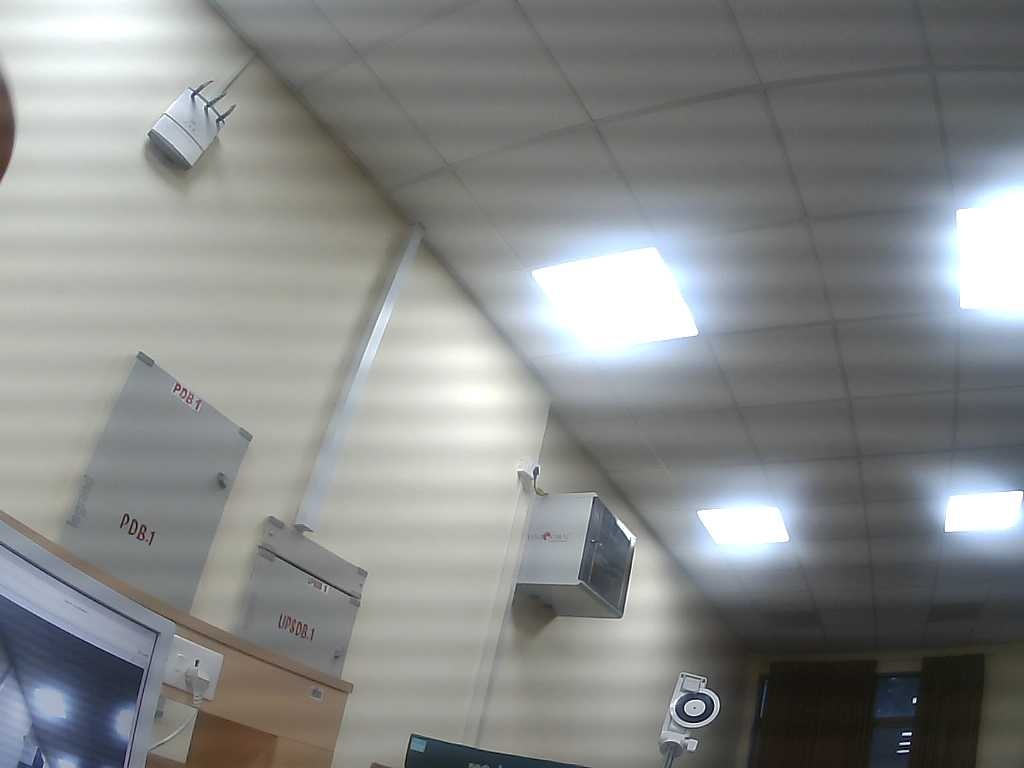
#> input picture frames2_folder/1029.jpg, 1024 x 768 px
$ python deblur.py
#> lines starting #> are read from the running program, lines starting #| are printed output that depends on the picture
#> the answer given: frames2_folder/1029.jpg
import cv2
import numpy as np
import os

def kernel_psf(angle, d, size=3):
    kernel = np.ones((1, d), np.float32)
    c, s = np.cos(angle), np.sin(angle)
    A = np.float32([[c, -s, 0], [s, c, 0]])
    size2 = size // 2
    A[:,2] = (size2, size2) - np.dot(A[:,:2], ((d-1)*0.5, 0))
    kernel = cv2.warpAffine(kernel, A, (size, size), flags=cv2.INTER_CUBIC)
    return kernel

def wiener_filter(img, kernel, K):
    kernel /= np.sum(kernel)
    copy_img = np.copy(img)
    copy_img = np.fft.fft2(copy_img)
    kernel = np.fft.fft2(kernel, s=img.shape)
    kernel = np.conj(kernel) / (np.abs(kernel) ** 2 + K)
    copy_img = copy_img * kernel
    copy_img = np.abs(np.fft.ifft2(copy_img))
    return copy_img

def deblur_image(image_path):
#> called with image_path = 'frames2_folder/1029.jpg'
    a = 2.2
    ang = np.deg2rad(90)
    d = 20

    ip_image = cv2.imread(image_path)
#> ip_image is the input picture: shape (768, 1024, 3); mean B, G, R 137.4, 137.8, 135.6

    b, g, r = cv2.split(ip_image)
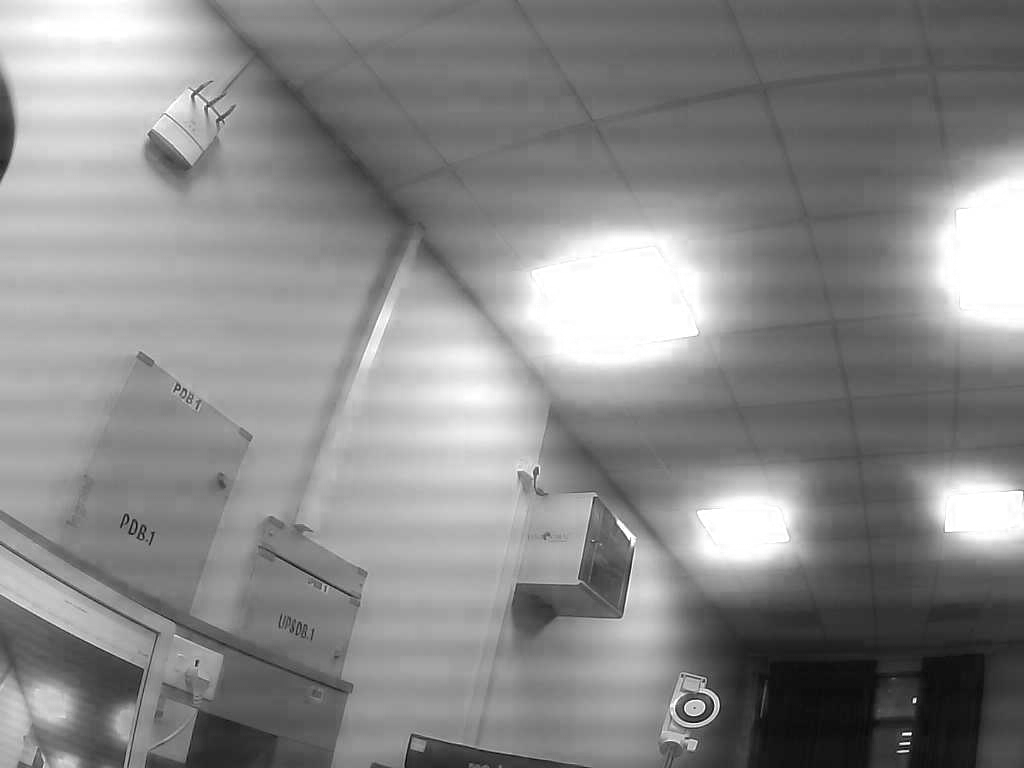
#> b: shape (768, 1024); min 0, max 255, mean 137.4
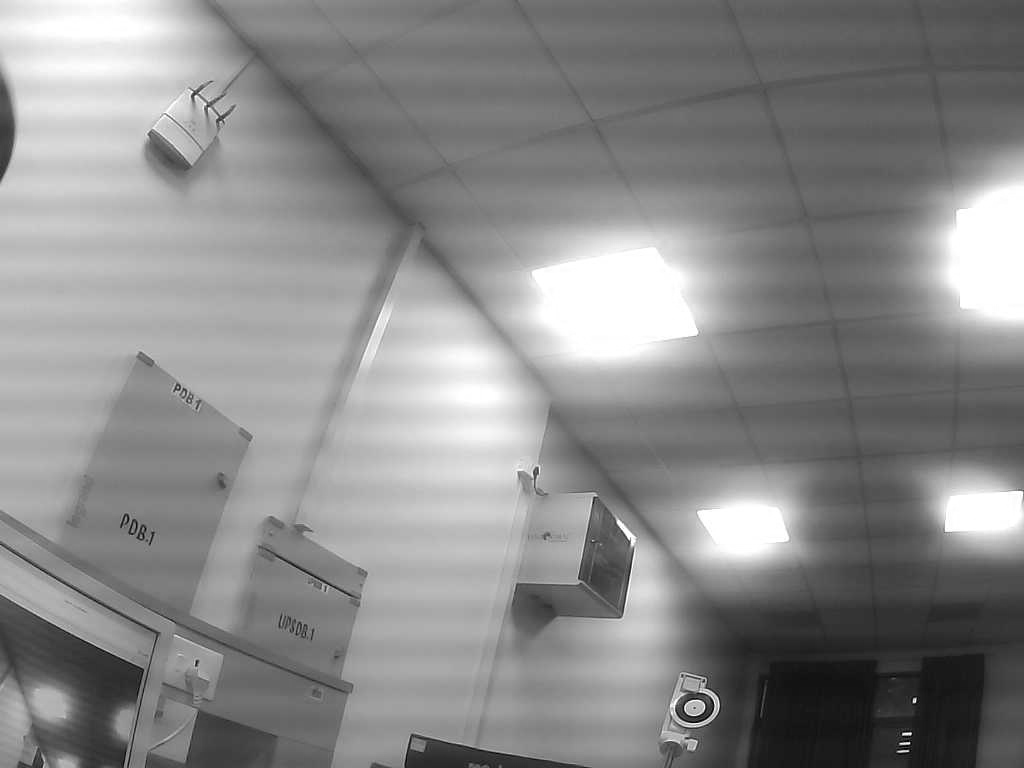
#> g: shape (768, 1024); min 0, max 255, mean 137.8

    img_b = np.float32(b) / 255.0
    img_g = np.float32(g) / 255.0
    img_r = np.float32(r) / 255.0

    psf = kernel_psf(ang, d)

    filtered_img_b = wiener_filter(img_b, psf, K=0.0060)
    filtered_img_g = wiener_filter(img_g, psf, K=0.0060)
    filtered_img_r = wiener_filter(img_r, psf, K=0.0060)
#> call 3 of wiener_filter, with kernel = array of shape (3, 3), K = 0.006
#> in wiener_filter (call 3), `copy_img = np.abs(np.fft.ifft2(copy_img))`:
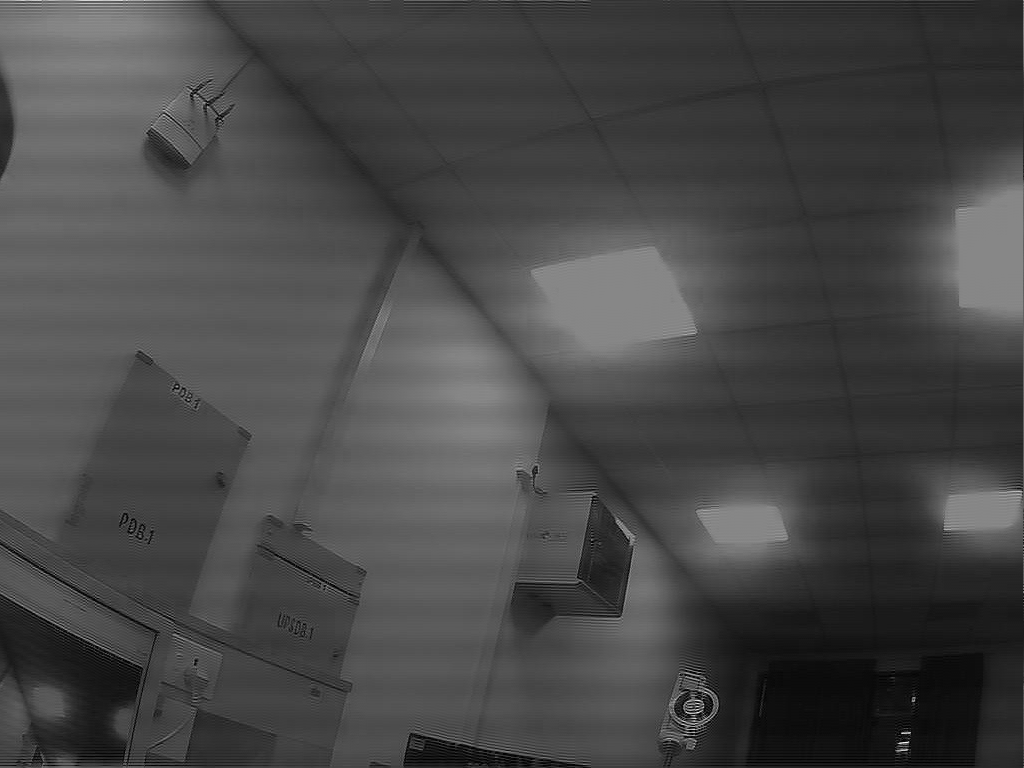
#> copy_img: shape (768, 1024) float64; min 2.58e-05, max 1.88, mean 0.529; drawn with min black and max white

    filtered_img = cv2.merge((filtered_img_b, filtered_img_g, filtered_img_r))
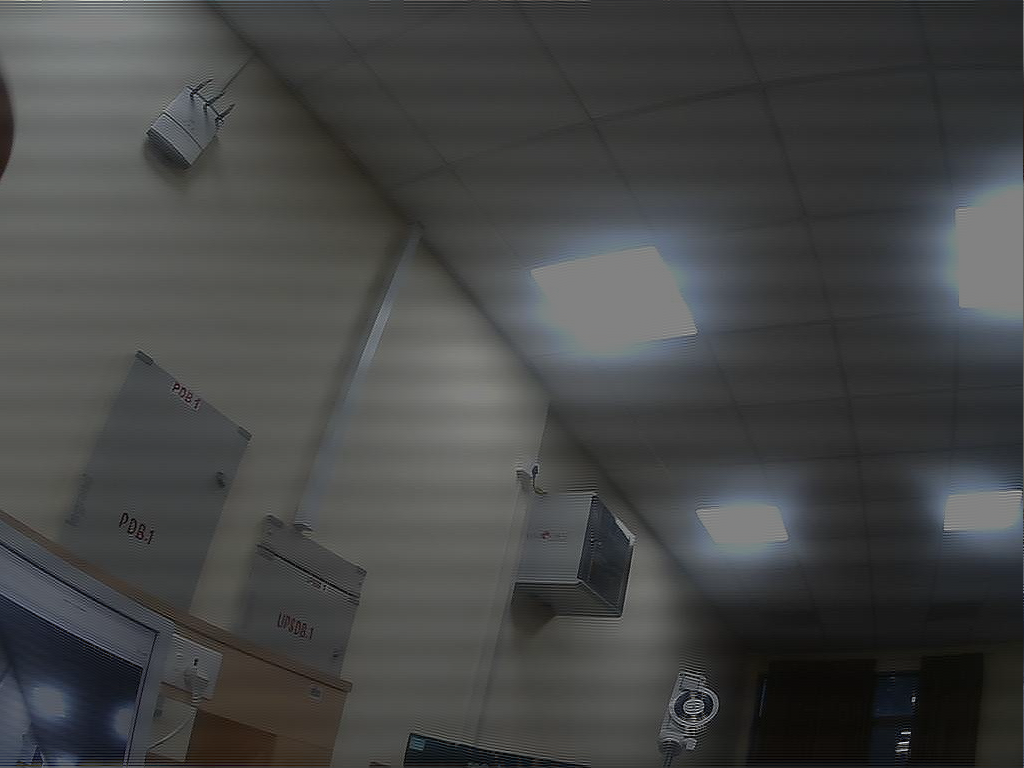
#> filtered_img: shape (768, 1024, 3) float64; mean B, G, R 0.536, 0.538, 0.529; drawn with min black and max white

    filtered_img = np.clip(filtered_img * 255, 0, 255)
    filtered_img = np.uint8(filtered_img)

    filtered_img = cv2.convertScaleAbs(filtered_img, alpha=a)
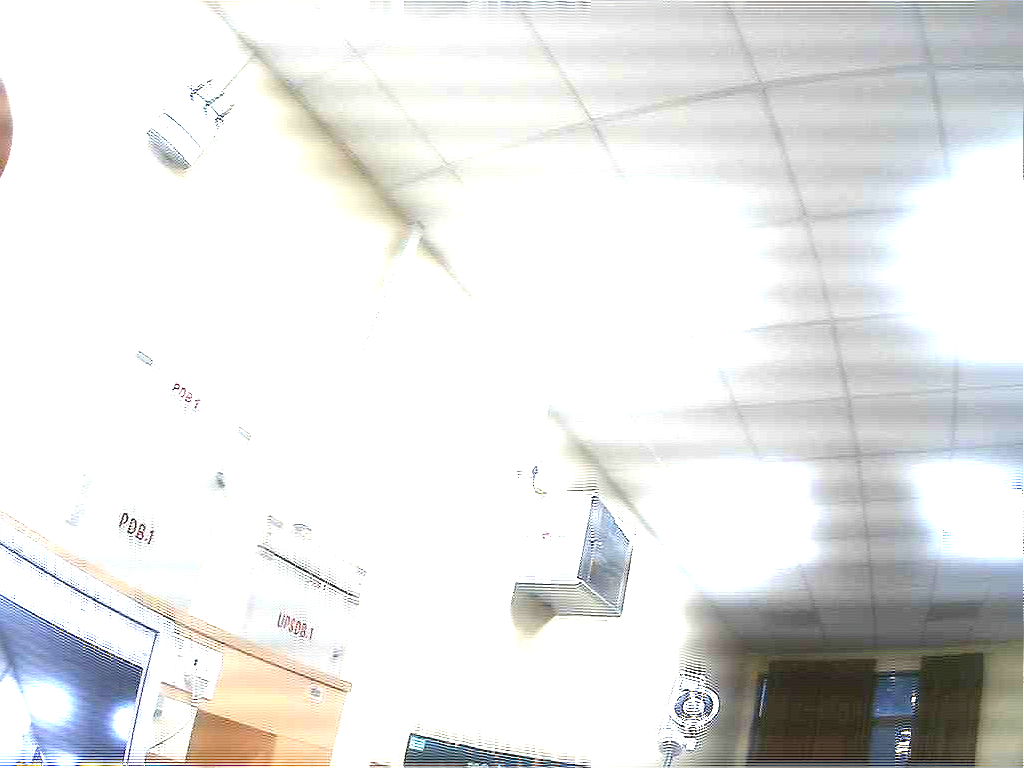
#> filtered_img: shape (768, 1024, 3); mean B, G, R 228.6, 229.1, 228.7

    filtered_img = cv2.fastNlMeansDenoisingColored(filtered_img, None, 10, 10, 7, 15)
    filtered_img = cv2.fastNlMeansDenoisingColored(filtered_img, None, 10, 10, 7, 15)

    return filtered_img

if __name__ == '__main__':
    image_path = input("Enter the path to the image: ")
    if not os.path.isfile(image_path):
        print("Invalid image path.")
    else:
        deblurred_image = deblur_image(image_path)
        cv2.imshow("Original Image", cv2.imread(image_path))
        cv2.imshow("Deblurred Image", deblurred_image)
        cv2.waitKey(0)
        cv2.destroyAllWindows()

$ run again, on frames2_folder/1051.jpg
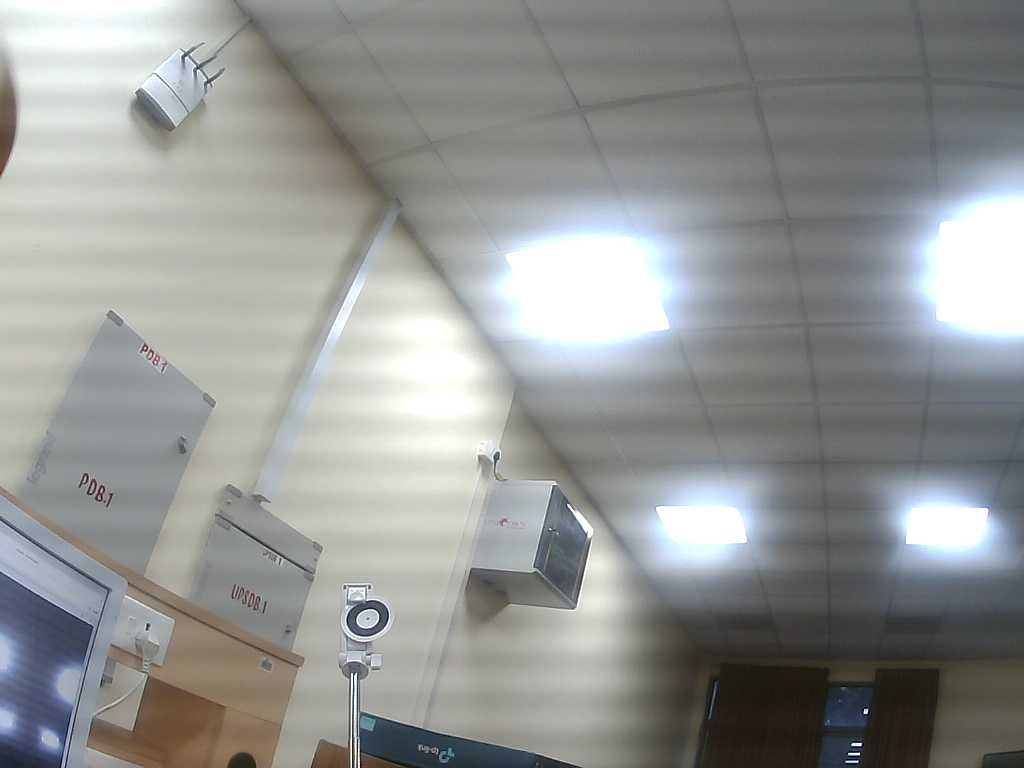
#> input picture frames2_folder/1051.jpg, 1024 x 768 px
#> in deblur_image, ip_image is the input picture: shape (768, 1024, 3); mean B, G, R 148.5, 149.5, 147.6
#> in wiener_filter, `copy_img = np.abs(np.fft.ifft2(copy_img))`:
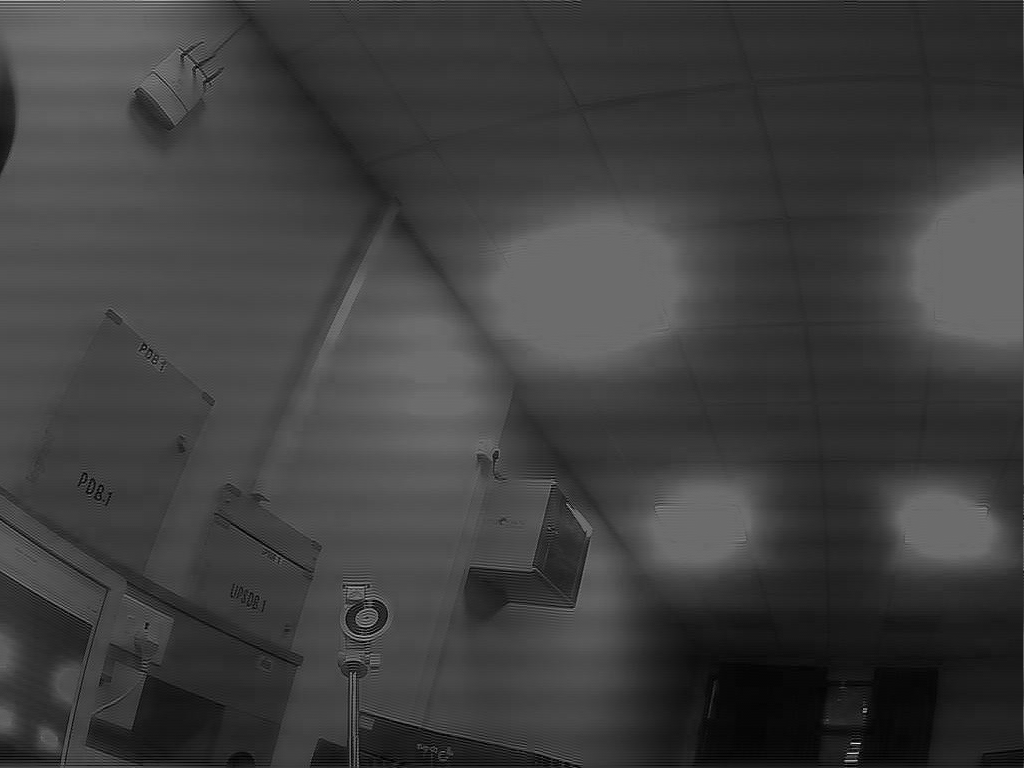
#> copy_img: shape (768, 1024) float64; min 4.36e-05, max 2.33, mean 0.579; drawn with min black and max white
#> in deblur_image, `filtered_img = cv2.convertScaleAbs(filtered_img, alpha=a)`:
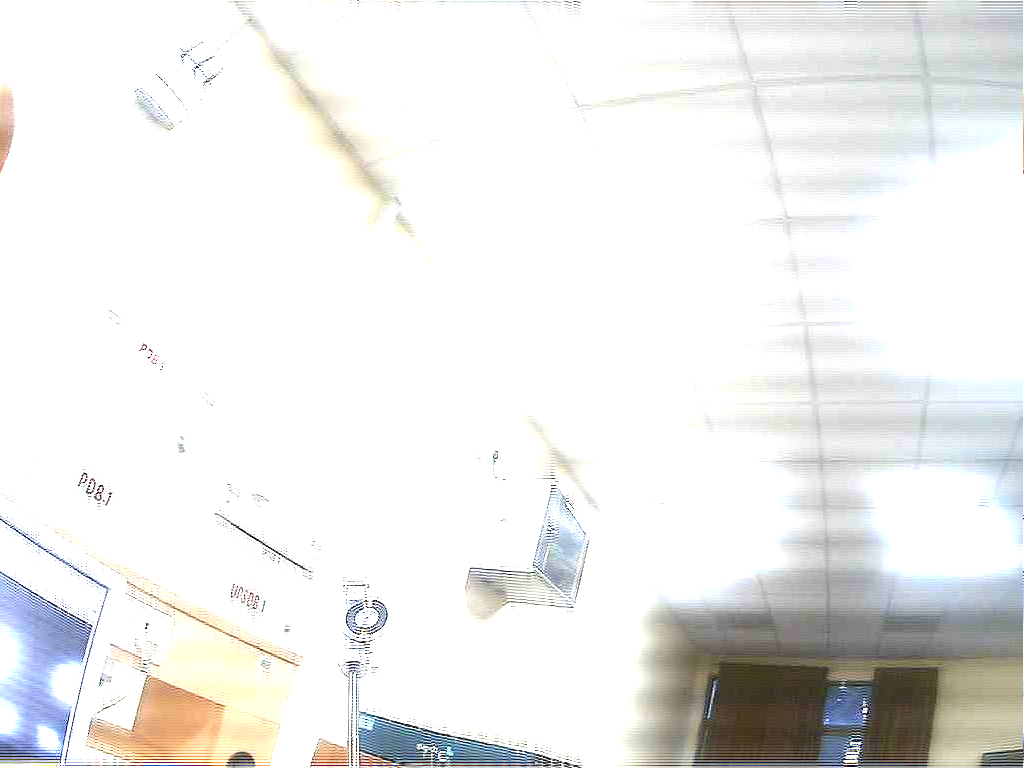
#> filtered_img: shape (768, 1024, 3); mean B, G, R 235.4, 236.6, 236.5

$ run again, on frames2_folder/11.jpg
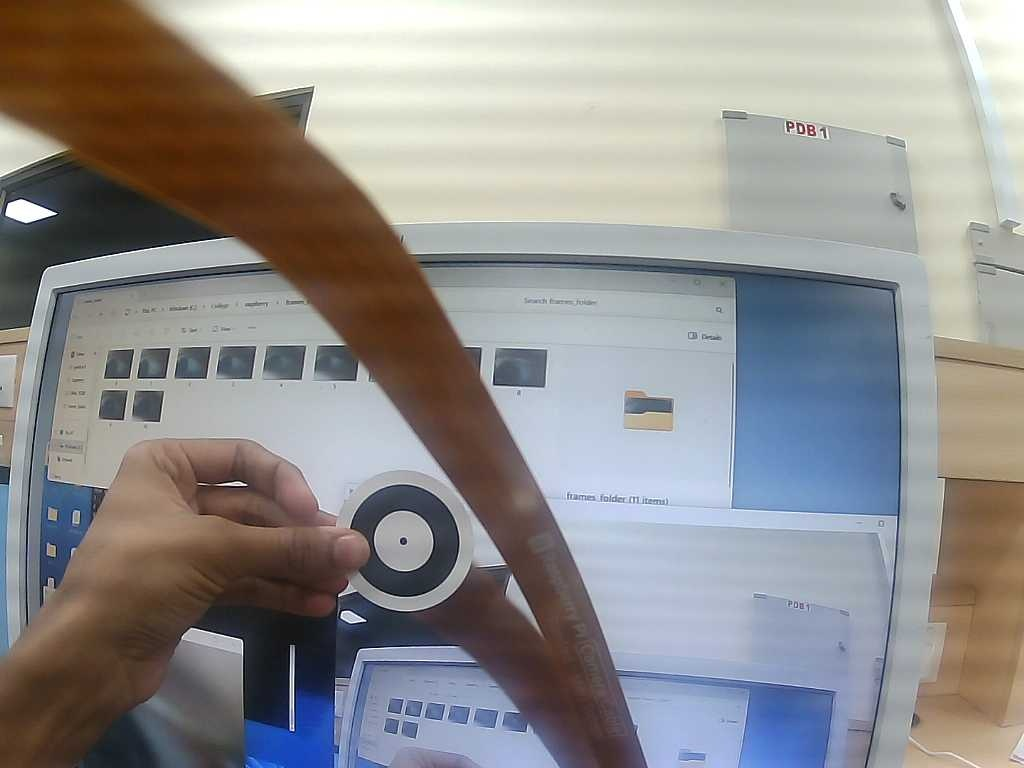
#> input picture frames2_folder/11.jpg, 1024 x 768 px
#> in deblur_image, ip_image is the input picture: shape (768, 1024, 3); mean B, G, R 142, 142.6, 144.4
#> in wiener_filter (call 3), `copy_img = np.abs(np.fft.ifft2(copy_img))`:
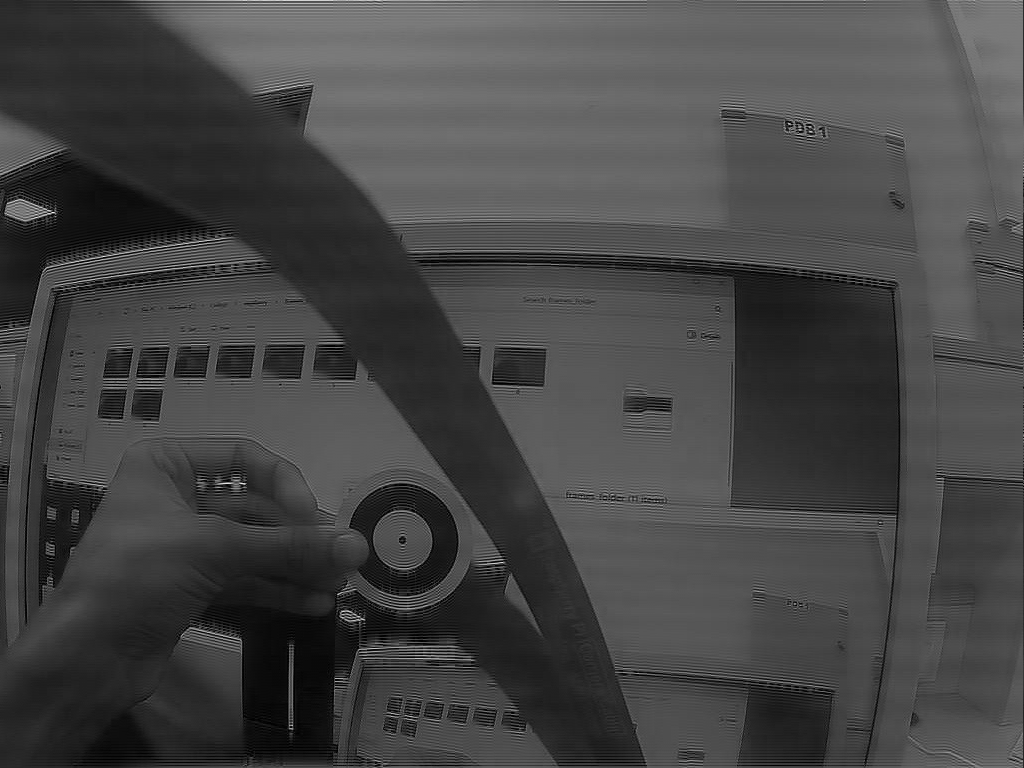
#> copy_img: shape (768, 1024) float64; min 1.81e-08, max 2.07, mean 0.566; drawn with min black and max white
#> in deblur_image, `filtered_img = cv2.convertScaleAbs(filtered_img, alpha=a)`:
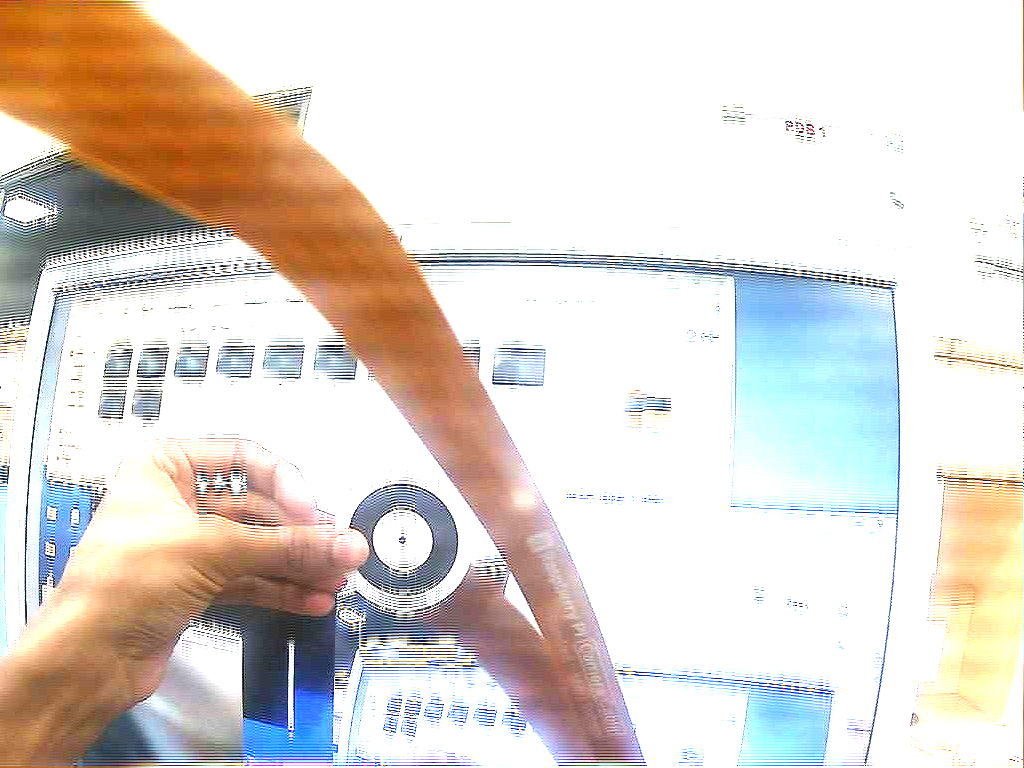
#> filtered_img: shape (768, 1024, 3); mean B, G, R 208.4, 214.9, 223
